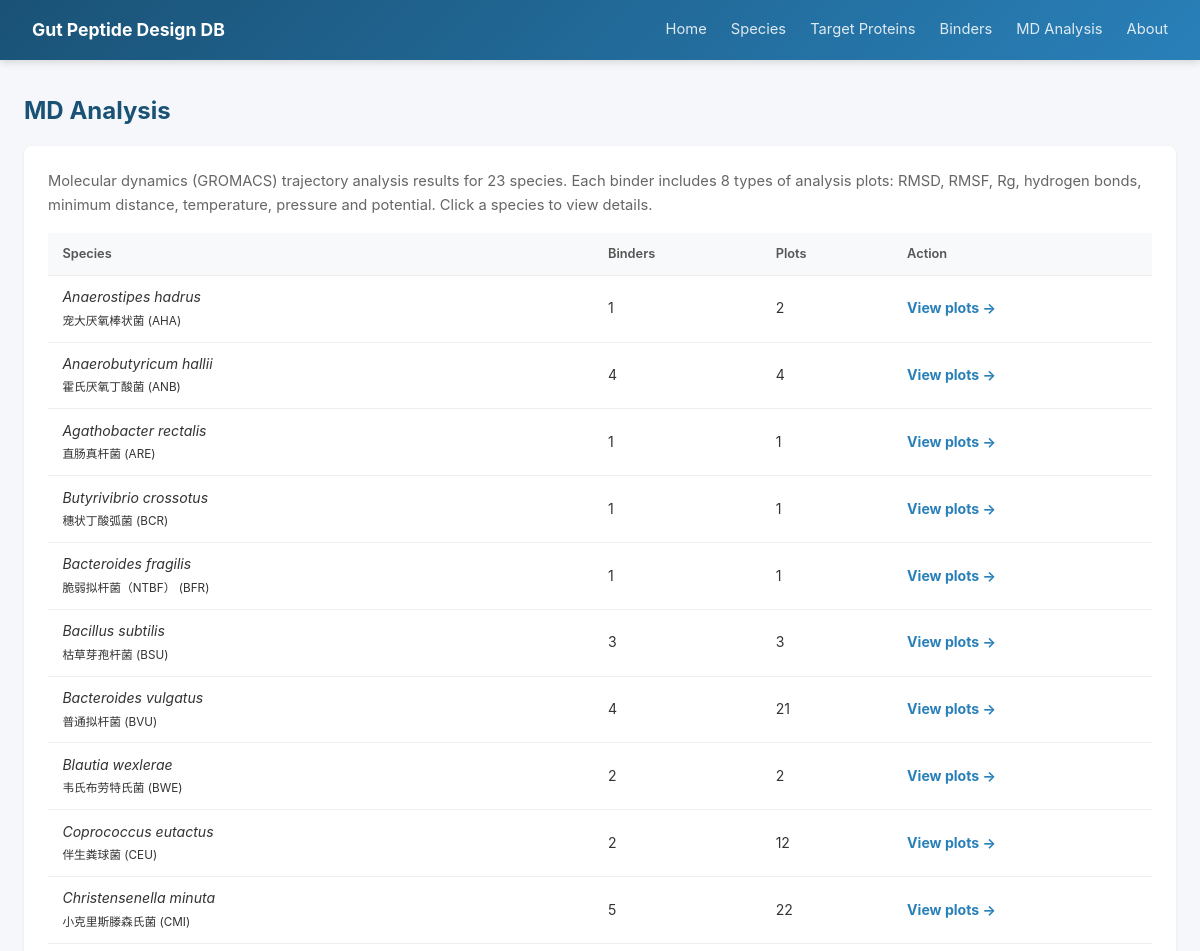
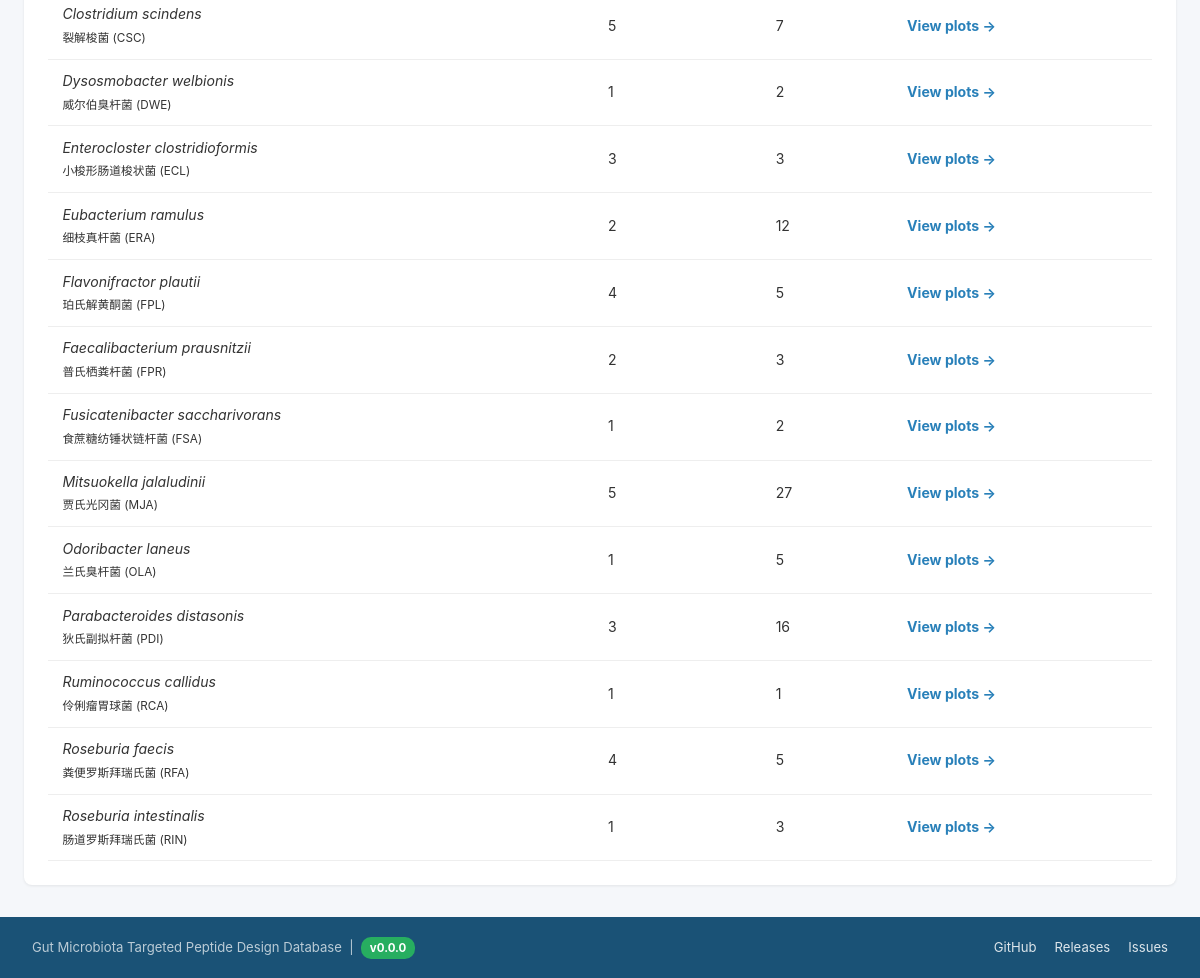
Screenshot of /md with the database file from the repository (2 pictures, top to bottom).
### tables this page shows
CREATE TABLE Species (
        Species_ID      TEXT PRIMARY KEY,
        Scientific_Name TEXT NOT NULL,
        Chinese_Name    TEXT,
        Taxonomy_ID     INTEGER,
        Genome_Accession TEXT,
        Proteome_Source TEXT,
        Notes           TEXT
    );

### app.py (the view)
@app.route('/md')
def md_list():
    db = get_db()
    items = []
    if os.path.isdir(MD_DIR):
        for sid in sorted(os.listdir(MD_DIR)):
            sd = os.path.join(MD_DIR, sid)
            if not os.path.isdir(sd):
                continue
            sp = db.execute("SELECT * FROM Species WHERE Species_ID=?", (sid,)).fetchone()
            designs = [x for x in os.listdir(sd) if os.path.isdir(os.path.join(sd, x))]
            total_png = 0
            for d in designs:
                total_png += len([x for x in os.listdir(os.path.join(sd, d)) if x.endswith('.png')])
            items.append({'sid': sid, 'sp': sp, 'designs': len(designs), 'count': total_png})
    return render_template('md.html', items=items)

### app.py (called while the page is built)
@app.context_processor
def inject_meta():
    return {'DB_VERSION': DB_VERSION, 'REPO_URL': REPO_URL}

def get_db():
    if 'db' not in g:
        g.db = sqlite3.connect(DB_PATH)
        g.db.row_factory = sqlite3.Row
    return g.db

### templates/md.html (shortened to what this page needs)
{% extends "base.html" %}
{% block content %}
<h1>MD Analysis</h1>
<div class="card">
    <p style="color:#666; font-size:.92rem; margin-bottom:1rem;">
        Molecular dynamics (GROMACS) trajectory analysis results for {{ items|length }} species.
        Each binder includes 8 types of analysis plots: RMSD, RMSF, Rg, hydrogen bonds, minimum distance, temperature, pressure and potential. Click a species to view details.
    </p>
    {% if items %}
    <table>
        <thead><tr><th>Species</th><th>Binders</th><th>Plots</th><th>Action</th></tr></thead>
        <tbody>
            {% for it in items %}
            <tr>
                <td>
                    {% if it.sp %}<em>{{ it.sp.Scientific_Name }}</em><br><small>{{ it.sp.Chinese_Name }} ({{ it.sid }})</small>{% else %}{{ it.sid }}{% endif %}
                </td>
                <td>{{ it.designs }}</td>
                <td>{{ it.count }}</td>
                <td><a href="/md/{{ it.sid }}"><strong>View plots &rarr;</strong></a></td>
            </tr>
            {% endfor %}
        </tbody>
    </table>
    {% else %}
    <div class="empty-state"><p>No MD analysis data.</p></div>
    {% endif %}
</div>
{% endblock %}

### templates/base.html (style rules this page uses)
* { margin:0; padding:0; box-sizing:border-box; }
body { font-family:-apple-system,BlinkMacSystemFont,"Segoe UI","PingFang SC","Microsoft YaHei",sans-serif; background:#f5f7fa; color:#333; line-height:1.6; }
.card { background:white; border-radius:8px; box-shadow:0 1px 3px rgba(0,0,0,.08); padding:1.5rem; margin-bottom:1.5rem; }
table { width:100%; border-collapse:collapse; font-size:.88rem; }
th,td { padding:.65rem .9rem; text-align:left; border-bottom:1px solid #eee; }
th { background:#f8f9fa; font-weight:600; color:#555; font-size:.8rem; }
h1 { font-size:1.5rem; margin-bottom:1rem; color:#1a5276; }
a { color:#2980b9; text-decoration:none; }

### rows the page displays
Species: sp.Scientific_Name "Anaerostipes hadrus", sp.Chinese_Name "宠大厌氧棒状菌", sid "AHA", designs "1", count "2"
Species: sp.Scientific_Name "Anaerobutyricum hallii", sp.Chinese_Name "霍氏厌氧丁酸菌", sid "ANB", designs "4", count "4"
Species: sp.Scientific_Name "Agathobacter rectalis", sp.Chinese_Name "直肠真杆菌", sid "ARE", designs "1", count "1"
Species: sp.Scientific_Name "Butyrivibrio crossotus", sp.Chinese_Name "穗状丁酸弧菌", sid "BCR", designs "1", count "1"
Species: sp.Scientific_Name "Bacteroides fragilis", sp.Chinese_Name "脆弱拟杆菌（NTBF）", sid "BFR", designs "1", count "1"
Species: sp.Scientific_Name "Bacillus subtilis", sp.Chinese_Name "枯草芽孢杆菌", sid "BSU", designs "3", count "3"
Species: sp.Scientific_Name "Bacteroides vulgatus", sp.Chinese_Name "普通拟杆菌", sid "BVU", designs "4", count "21"
Species: sp.Scientific_Name "Blautia wexlerae", sp.Chinese_Name "韦氏布劳特氏菌", sid "BWE", designs "2", count "2"
Species: sp.Scientific_Name "Coprococcus eutactus", sp.Chinese_Name "伴生粪球菌", sid "CEU", designs "2", count "12"
Species: sp.Scientific_Name "Christensenella minuta", sp.Chinese_Name "小克里斯滕森氏菌", sid "CMI", designs "5", count "22"
Species: sp.Scientific_Name "Clostridium scindens", sp.Chinese_Name "裂解梭菌", sid "CSC", designs "5", count "7"
Species: sp.Scientific_Name "Dysosmobacter welbionis", sp.Chinese_Name "威尔伯臭杆菌", sid "DWE", designs "1", count "2"
Species: sp.Scientific_Name "Enterocloster clostridioformis", sp.Chinese_Name "小梭形肠道梭状菌", sid "ECL", designs "3", count "3"
Species: sp.Scientific_Name "Eubacterium ramulus", sp.Chinese_Name "细枝真杆菌", sid "ERA", designs "2", count "12"
Species: sp.Scientific_Name "Flavonifractor plautii", sp.Chinese_Name "珀氏解黄酮菌", sid "FPL", designs "4", count "5"
Species: sp.Scientific_Name "Faecalibacterium prausnitzii", sp.Chinese_Name "普氏栖粪杆菌", sid "FPR", designs "2", count "3"
Species: sp.Scientific_Name "Fusicatenibacter saccharivorans", sp.Chinese_Name "食蔗糖纺锤状链杆菌", sid "FSA", designs "1", count "2"
Species: sp.Scientific_Name "Mitsuokella jalaludinii", sp.Chinese_Name "贾氏光冈菌", sid "MJA", designs "5", count "27"
Species: sp.Scientific_Name "Odoribacter laneus", sp.Chinese_Name "兰氏臭杆菌", sid "OLA", designs "1", count "5"
Species: sp.Scientific_Name "Parabacteroides distasonis", sp.Chinese_Name "狄氏副拟杆菌", sid "PDI", designs "3", count "16"
Species: sp.Scientific_Name "Ruminococcus callidus", sp.Chinese_Name "伶俐瘤胃球菌", sid "RCA", designs "1", count "1"
Species: sp.Scientific_Name "Roseburia faecis", sp.Chinese_Name "粪便罗斯拜瑞氏菌", sid "RFA", designs "4", count "5"
Species: sp.Scientific_Name "Roseburia intestinalis", sp.Chinese_Name "肠道罗斯拜瑞氏菌", sid "RIN", designs "1", count "3"

### other values shown
{{ items|length }} "23"
{{ DB_VERSION }} "0.0.0"
